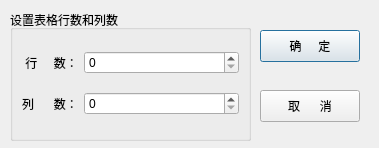
<?xml version="1.0" encoding="UTF-8"?>
<ui version="4.0">
 <class>SizeDialog</class>
 <widget class="QDialog" name="SizeDialog">
  <property name="geometry">
   <rect>
    <x>0</x>
    <y>0</y>
    <width>379</width>
    <height>148</height>
   </rect>
  </property>
  <property name="windowTitle">
   <string>Dialog</string>
  </property>
  <widget class="QGroupBox" name="groupBox">
   <property name="geometry">
    <rect>
     <x>10</x>
     <y>10</y>
     <width>241</width>
     <height>131</height>
    </rect>
   </property>
   <property name="title">
    <string>设置表格行数和列数</string>
   </property>
   <layout class="QGridLayout" name="gridLayout">
    <item row="1" column="0">
     <widget class="QLabel" name="label_2">
      <property name="text">
       <string>列      数：</string>
      </property>
     </widget>
    </item>
    <item row="0" column="0">
     <widget class="QLabel" name="label">
      <property name="text">
       <string> 行     数：</string>
      </property>
     </widget>
    </item>
    <item row="0" column="1">
     <widget class="QSpinBox" name="spinRow">
      <property name="sizePolicy">
       <sizepolicy hsizetype="Minimum" vsizetype="Fixed">
        <horstretch>1</horstretch>
        <verstretch>0</verstretch>
       </sizepolicy>
      </property>
     </widget>
    </item>
    <item row="1" column="1">
     <widget class="QSpinBox" name="spinColumn"/>
    </item>
   </layout>
  </widget>
  <widget class="QPushButton" name="btnOk">
   <property name="geometry">
    <rect>
     <x>260</x>
     <y>30</y>
     <width>100</width>
     <height>32</height>
    </rect>
   </property>
   <property name="text">
    <string>确     定</string>
   </property>
  </widget>
  <widget class="QPushButton" name="btnCancel">
   <property name="geometry">
    <rect>
     <x>260</x>
     <y>90</y>
     <width>100</width>
     <height>32</height>
    </rect>
   </property>
   <property name="text">
    <string>取      消</string>
   </property>
  </widget>
 </widget>
 <resources/>
 <connections>
  <connection>
   <sender>btnOk</sender>
   <signal>clicked()</signal>
   <receiver>SizeDialog</receiver>
   <slot>accept()</slot>
   <hints>
    <hint type="sourcelabel">
     <x>309</x>
     <y>45</y>
    </hint>
    <hint type="destinationlabel">
     <x>189</x>
     <y>73</y>
    </hint>
   </hints>
  </connection>
  <connection>
   <sender>btnCancel</sender>
   <signal>clicked()</signal>
   <receiver>SizeDialog</receiver>
   <slot>reject()</slot>
   <hints>
    <hint type="sourcelabel">
     <x>309</x>
     <y>105</y>
    </hint>
    <hint type="destinationlabel">
     <x>189</x>
     <y>73</y>
    </hint>
   </hints>
  </connection>
 </connections>
</ui>
